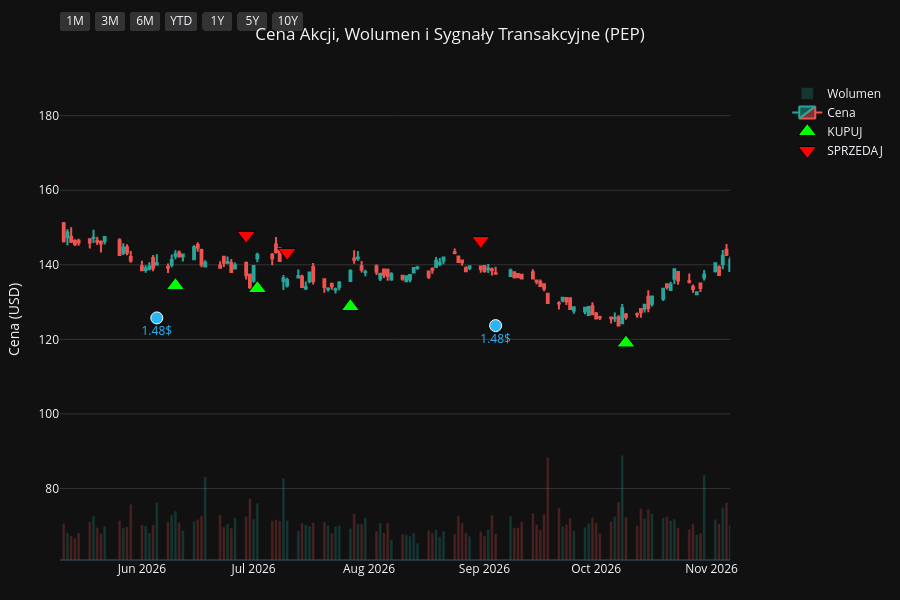
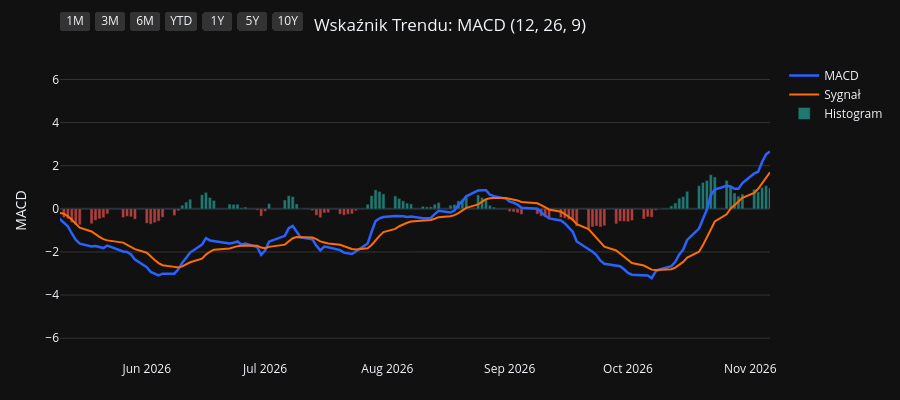
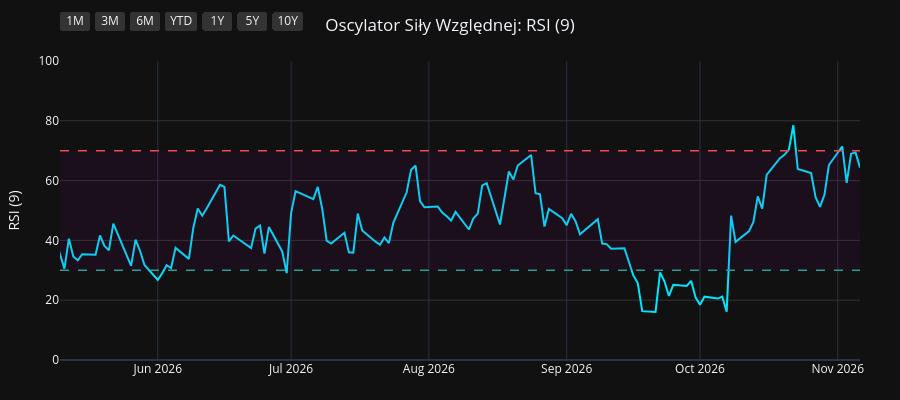
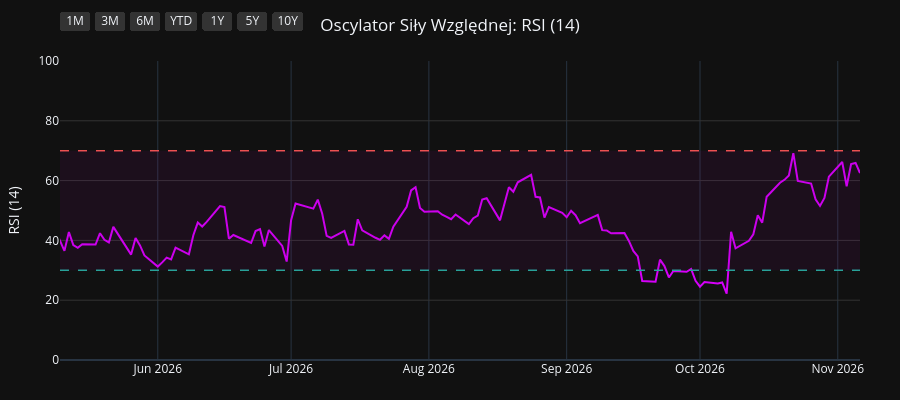

Here is the notebook cell these charts were saved with, in order:
### Code cell
import os
import yfinance as yf
import pandas as pd
import pandas_ta as ta
import plotly.graph_objects as go
from plotly.subplots import make_subplots

# 1. Pobranie i przygotowanie danych
symbol = os.environ.get("STOCK_TICKER", "").strip().upper()
if not symbol:
    raise RuntimeError("Set STOCK_TICKER before running price_extractor.ipynb")
df = yf.Ticker(symbol).history(period="10y")
df.index = df.index.tz_localize(None)

# Wskaźniki i sygnały
df.ta.macd(fast=12, slow=26, signal=9, append=True)
df.ta.rsi(length=9, append=True)
df.ta.rsi(length=14, append=True)
df.ta.rsi(length=21, append=True)
df.dropna(inplace=True)

macd = df['MACD_12_26_9']
signal = df['MACDs_12_26_9']
wczorajszy_macd = macd.shift(1)
wczorajszy_signal = signal.shift(1)

df['Decyzja'] = 'BRAK'
df.loc[(macd > signal) & (wczorajszy_macd <= wczorajszy_signal), 'Decyzja'] = 'KUPUJ'
df.loc[(macd < signal) & (wczorajszy_macd >= wczorajszy_signal), 'Decyzja'] = 'SPRZEDAJ'

df_kupuj = df[df['Decyzja'] == 'KUPUJ']
df_sprzedaj = df[df['Decyzja'] == 'SPRZEDAJ']
df_dywidendy = df[df['Dividends'] > 0]
df_splity = df[df['Stock Splits'] > 0]

# Wspólna konfiguracja osi X
konfiguracja_osi_x = dict(
    type="date",
    showspikes=True, spikemode="across", spikesnap="cursor", spikedash="dot", spikecolor="#ffffff", spikethickness=1, hoverformat="%Y-%m-%d",
    rangeselector=dict(
        buttons=list([
            dict(count=1, label="1M", step="month", stepmode="backward"),
            dict(count=3, label="3M", step="month", stepmode="backward"),
            dict(count=6, label="6M", step="month", stepmode="backward"),
            dict(count=1, label="YTD", step="year", stepmode="todate"),
            dict(count=1, label="1Y", step="year", stepmode="backward"),
            dict(count=5, label="5Y", step="year", stepmode="backward"),
            dict(step="all", label="10Y")
        ]),
        bgcolor="#333333", activecolor="#2962ff", x=0, y=1.1
    )
)

# ==========================================
# WYKRES 1: CENA + WOLUMEN + SYGNAŁY
# ==========================================
fig1 = make_subplots(specs=[[{"secondary_y": True}]])

kolory_wolumenu = ['#26a69a' if row['Close'] >= row['Open'] else '#ef5350' for index, row in df.iterrows()]
fig1.add_trace(go.Bar(x=df.index, y=df['Volume'], marker_color=kolory_wolumenu, opacity=0.25, name='Wolumen'), secondary_y=True)
fig1.add_trace(go.Candlestick(x=df.index, open=df['Open'], high=df['High'], low=df['Low'], close=df['Close'], name='Cena', increasing_line_color='#26a69a', decreasing_line_color='#ef5350'), secondary_y=False)
fig1.add_trace(go.Scatter(x=df_kupuj.index, y=df_kupuj['Low'] * 0.95, customdata=df_kupuj[['Low', 'High']], mode='markers', marker=dict(symbol='triangle-up', size=16, color='#00ff00', line=dict(width=1, color='black')), name='KUPUJ', hovertemplate='KUPUJ<br>Najniższa: %{customdata[0]:.2f}<br>Najwyższa: %{customdata[1]:.2f}<extra></extra>'), secondary_y=False)
fig1.add_trace(go.Scatter(x=df_sprzedaj.index, y=df_sprzedaj['High'] * 1.05, customdata=df_sprzedaj[['Low', 'High']], mode='markers', marker=dict(symbol='triangle-down', size=16, color='#ff0000', line=dict(width=1, color='black')), name='SPRZEDAJ', hovertemplate='SPRZEDAJ<br>Najniższa: %{customdata[0]:.2f}<br>Najwyższa: %{customdata[1]:.2f}<extra></extra>'), secondary_y=False)

if not df_dywidendy.empty:
    fig1.add_trace(go.Scatter(x=df_dywidendy.index, y=df_dywidendy['Low'] * 0.90, mode='markers+text', marker=dict(symbol='circle', size=12, color='#29b6f6', line=dict(width=1, color='white')), text=df_dywidendy['Dividends'].apply(lambda x: f"{x}$"), textposition="bottom center", name='Dywidenda', showlegend=False, hovertemplate='Dywidenda: %{text}<extra></extra>', textfont=dict(color="#29b6f6")), secondary_y=False)
if not df_splity.empty:
                    fig1.add_trace(go.Scatter(x=df_splity.index, y=df_splity['High'], mode='markers+text', marker=dict(symbol='star', size=16, color='#ffee58', line=dict(width=1, color='black')), text=df_splity['Stock Splits'].apply(lambda x: f"{x:g}:1" if x >= 1 else f"1:{1 / x:g}"), textposition="top center", name='Split', hovertemplate='%{text}<extra></extra>', textfont=dict(color="#ffee58")), secondary_y=False)

fig1.update_layout(title=dict(text=f"Cena Akcji, Wolumen i Sygnały Transakcyjne ({symbol})", x=0.5, xanchor='center'), dragmode='pan', xaxis_rangeslider_visible=False, template='plotly_dark', height=600, hovermode='x unified', margin=dict(l=60, r=40, t=60, b=40))
fig1.update_xaxes(**konfiguracja_osi_x)
fig1.update_xaxes(range=[df.index.max() - pd.Timedelta(days=180), df.index.max()])
fig1.update_yaxes(title_text="Cena (USD)", secondary_y=False, gridcolor='#333333')
fig1.update_yaxes(range=[0, df['Volume'].max() * 4], showgrid=False, showticklabels=False, secondary_y=True)
fig1.show(config={'scrollZoom': True})

# ==========================================
# WYKRES 2: WSKAŹNIK MACD
# ==========================================
fig2 = go.Figure()
fig2.add_trace(go.Scatter(x=df.index, y=df['MACD_12_26_9'], line=dict(color='#2962ff', width=2.5), name='MACD'))
fig2.add_trace(go.Scatter(x=df.index, y=df['MACDs_12_26_9'], line=dict(color='#ff6d00', width=2), name='Sygnał'))
kolory_macd = ['#26a69a' if val >= 0 else '#ef5350' for val in df['MACDh_12_26_9']]
fig2.add_trace(go.Bar(x=df.index, y=df['MACDh_12_26_9'], marker_color=kolory_macd, name='Histogram', opacity=0.7))
fig2.update_layout(title=dict(text="Wskaźnik Trendu: MACD (12, 26, 9)", x=0.5, xanchor='center'), dragmode='pan', xaxis_rangeslider_visible=False, template='plotly_dark', height=400, hovermode='x unified', margin=dict(l=60, r=40, t=60, b=40))
fig2.update_xaxes(**konfiguracja_osi_x)
fig2.update_xaxes(range=[df.index.max() - pd.Timedelta(days=180), df.index.max()])
fig2.update_yaxes(title_text="MACD", gridcolor='#333333')
fig2.show(config={'scrollZoom': True})

# ==========================================
# WYKRES 3: OSCYLATOR RSI (9)
# ==========================================
fig3 = go.Figure()
fig3.add_trace(go.Scatter(x=df.index, y=df['RSI_9'], line=dict(color='#00e5ff', width=2), name='RSI (9)'))
fig3.add_hline(y=70, line_dash="dash", line_color="#ef5350", line_width=1.5)
fig3.add_hline(y=30, line_dash="dash", line_color="#26a69a", line_width=1.5)
fig3.add_hrect(y0=30, y1=70, line_width=0, fillcolor="purple", opacity=0.1)
fig3.update_layout(title=dict(text="Oscylator Siły Względnej: RSI (9)", x=0.5, xanchor='center'), dragmode='pan', xaxis_rangeslider_visible=False, template='plotly_dark', height=400, hovermode='x unified', margin=dict(l=60, r=40, t=60, b=40))
fig3.update_xaxes(**konfiguracja_osi_x)
fig3.update_xaxes(range=[df.index.max() - pd.Timedelta(days=180), df.index.max()])
fig3.update_yaxes(title_text="RSI (9)", range=[0, 100], gridcolor='#333333')
fig3.show(config={'scrollZoom': True})

# ==========================================
# WYKRES 4: OSCYLATOR RSI (14)
# ==========================================
fig4 = go.Figure()
fig4.add_trace(go.Scatter(x=df.index, y=df['RSI_14'], line=dict(color='#d500f9', width=2), name='RSI (14)'))
fig4.add_hline(y=70, line_dash="dash", line_color="#ef5350", line_width=1.5)
fig4.add_hline(y=30, line_dash="dash", line_color="#26a69a", line_width=1.5)
fig4.add_hrect(y0=30, y1=70, line_width=0, fillcolor="purple", opacity=0.1)
fig4.update_layout(title=dict(text="Oscylator Siły Względnej: RSI (14)", x=0.5, xanchor='center'), dragmode='pan', xaxis_rangeslider_visible=False, template='plotly_dark', height=400, hovermode='x unified', margin=dict(l=60, r=40, t=60, b=40))
fig4.update_xaxes(**konfiguracja_osi_x)
fig4.update_xaxes(range=[df.index.max() - pd.Timedelta(days=180), df.index.max()])
fig4.update_yaxes(title_text="RSI (14)", range=[0, 100], gridcolor='#333333')
fig4.show(config={'scrollZoom': True})

# ==========================================
# WYKRES 5: OSCYLATOR RSI (21)
# ==========================================
fig5 = go.Figure()
fig5.add_trace(go.Scatter(x=df.index, y=df['RSI_21'], line=dict(color='#64dd17', width=2), name='RSI (21)'))
fig5.add_hline(y=70, line_dash="dash", line_color="#ef5350", line_width=1.5)
fig5.add_hline(y=30, line_dash="dash", line_color="#26a69a", line_width=1.5)
fig5.add_hrect(y0=30, y1=70, line_width=0, fillcolor="purple", opacity=0.1)
fig5.update_layout(title=dict(text="Oscylator Siły Względnej: RSI (21)", x=0.5, xanchor='center'), dragmode='pan', xaxis_rangeslider_visible=False, template='plotly_dark', height=400, hovermode='x unified', margin=dict(l=60, r=40, t=60, b=40))
fig5.update_xaxes(**konfiguracja_osi_x)
fig5.update_xaxes(range=[df.index.max() - pd.Timedelta(days=180), df.index.max()])
fig5.update_yaxes(title_text="RSI (21)", range=[0, 100], gridcolor='#333333')
fig5.show(config={'scrollZoom': True})

### Figure 1 — Plotly figure (JSON) as saved in the notebook; plotly's stock layout.template omitted (floating-point values rounded to 4 significant figures; data arrays with more than 128 entries replaced by an {"elided": "..."} marker saying what was removed)
{"data": [{"marker": {"color": {"elided": "2481 str values"}}, "name": "Wolumen", "opacity": 0.25, "type": "bar", "x": {"elided": "2481 str values"}, "xaxis": "x", "y": {"elided": "2481 int values"}, "yaxis": "y2"}, {"close": {"elided": "2481 float values"}, "decreasing": {"line": {"color": "#ef5350"}}, "high": {"elided": "2481 float values"}, "increasing": {"line": {"color": "#26a69a"}}, "low": {"elided": "2481 float values"}, "name": "Cena", "open": {"elided": "2481 float values"}, "type": "candlestick", "x": {"elided": "2481 str values"}, "xaxis": "x", "yaxis": "y"}, {"customdata": {"elided": "95x2 float values"}, "hovertemplate": "KUPUJ<br>Najniższa: %{customdata[0]:.2f}<br>Najwyższa: %{customdata[1]:.2f}<extra></extra>", "marker": {"color": "#00ff00", "line": {"color": "black", "width": 1}, "size": 16, "symbol": "triangle-up"}, "mode": "markers", "name": "KUPUJ", "type": "scatter", "x": ["2017-01-24T00:00:00", "2017-03-21T00:00:00", "2017-04-18T00:00:00", "2017-04-24T00:00:00", "2017-05-17T00:00:00", "2017-07-20T00:00:00", "2017-09-07T00:00:00", "2017-10-11T00:00:00", "2017-11-08T00:00:00", "2017-12-15T00:00:00", "2018-01-19T00:00:00", "2018-02-28T00:00:00", "2018-04-04T00:00:00", "2018-05-16T00:00:00", "2018-07-10T00:00:00", "2018-09-07T00:00:00", "2018-10-18T00:00:00", "2018-11-30T00:00:00", "2019-01-08T00:00:00", "2019-01-15T00:00:00", "2019-03-20T00:00:00", "2019-04-17T00:00:00", "2019-05-16T00:00:00", "2019-06-06T00:00:00", "2019-06-20T00:00:00", "2019-08-13T00:00:00", "2019-10-04T00:00:00", "2019-11-20T00:00:00", "2020-01-15T00:00:00", "2020-03-27T00:00:00", "2020-05-15T00:00:00", "2020-06-05T00:00:00", "2020-06-18T00:00:00", "2020-07-01T00:00:00", "2020-08-28T00:00:00", "2020-09-29T00:00:00", "2020-11-10T00:00:00", "2020-12-30T00:00:00", "2021-02-05T00:00:00", "2021-03-05T00:00:00", "2021-04-20T00:00:00", "2021-05-24T00:00:00", "2021-06-03T00:00:00", "2021-06-15T00:00:00", "2021-07-01T00:00:00", "2021-08-19T00:00:00", "2021-09-03T00:00:00", "2021-10-07T00:00:00", "2021-12-06T00:00:00", "2022-03-17T00:00:00", "2022-04-28T00:00:00", "2022-05-17T00:00:00", "2022-05-27T00:00:00", "2022-06-23T00:00:00", "2022-07-27T00:00:00", "2022-08-12T00:00:00", "2022-10-12T00:00:00", "2022-11-10T00:00:00", "2022-11-21T00:00:00", "2023-02-02T00:00:00", "2023-03-15T00:00:00", "2023-04-25T00:00:00", "2023-06-15T00:00:00", "2023-07-13T00:00:00", "2023-08-29T00:00:00", "2023-09-08T00:00:00", "2023-10-19T00:00:00", "2023-12-13T00:00:00", "2023-12-28T00:00:00", "2024-01-29T00:00:00", "2024-03-14T00:00:00", "2024-04-19T00:00:00", "2024-06-24T00:00:00", "2024-07-11T00:00:00", "2024-08-20T00:00:00", "2024-09-04T00:00:00", "2024-10-10T00:00:00", "2024-11-25T00:00:00", "2025-01-17T00:00:00", "2025-02-20T00:00:00", "2025-04-01T00:00:00", "2025-05-15T00:00:00", "2025-06-27T00:00:00", "2025-08-12T00:00:00", "2025-10-02T00:00:00", "2025-10-09T00:00:00", "2025-11-17T00:00:00", "2025-12-10T00:00:00", "2026-01-14T00:00:00", "2026-04-01T00:00:00", "2026-04-28T00:00:00", "2026-06-10T00:00:00", "2026-07-02T00:00:00", "2026-07-27T00:00:00", "2026-10-09T00:00:00"], "xaxis": "x", "y": [72.86, 78.8, 80.16, 80.52, 80.11, 81.93, 83.42, 79.39, 79.2, 85.49, 85.62, 79.16, 77.97, 70.2, 80.48, 82.5, 79.57, 87.39, 81.59, 79.59, 88.22, 93.09, 96.79, 98.86, 101.0, 96.88, 104.9, 101.7, 105.0, 91.21, 102.6, 101.9, 101.8, 102.8, 106.9, 107.6, 106.9, 116.2, 110.4, 102.9, 114.6, 117.1, 117.3, 118.8, 118.7, 125.0, 125.9, 125.6, 134.8, 130.4, 142.3, 141.3, 139.3, 134.5, 139.4, 144.6, 138.3, 148.2, 151.1, 140.7, 145.6, 156.6, 155.4, 155.1, 151.5, 149.7, 136.7, 144.4, 144.9, 143.8, 142.1, 148.7, 145.8, 137.9, 150.5, 153.8, 150.5, 142.4, 130.5, 128.5, 133.0, 115.2, 115.8, 130.9, 129.1, 126.5, 132.6, 135.5, 132.0, 142.6, 144.5, 134.4, 133.6, 128.8, 119.0], "yaxis": "y"}, {"customdata": {"elided": "95x2 float values"}, "hovertemplate": "SPRZEDAJ<br>Najniższa: %{customdata[0]:.2f}<br>Najwyższa: %{customdata[1]:.2f}<extra></extra>", "marker": {"color": "#ff0000", "line": {"color": "black", "width": 1}, "size": 16, "symbol": "triangle-down"}, "mode": "markers", "name": "SPRZEDAJ", "type": "scatter", "x": ["2016-12-28T00:00:00", "2017-03-08T00:00:00", "2017-03-27T00:00:00", "2017-04-21T00:00:00", "2017-04-26T00:00:00", "2017-06-09T00:00:00", "2017-08-24T00:00:00", "2017-09-08T00:00:00", "2017-10-27T00:00:00", "2017-12-13T00:00:00", "2017-12-18T00:00:00", "2018-01-31T00:00:00", "2018-03-22T00:00:00", "2018-04-19T00:00:00", "2018-07-09T00:00:00", "2018-07-26T00:00:00", "2018-09-25T00:00:00", "2018-11-21T00:00:00", "2018-12-06T00:00:00", "2019-01-09T00:00:00", "2019-03-08T00:00:00", "2019-04-05T00:00:00", "2019-05-02T00:00:00", "2019-05-23T00:00:00", "2019-06-19T00:00:00", "2019-06-25T00:00:00", "2019-09-16T00:00:00", "2019-10-11T00:00:00", "2019-12-26T00:00:00", "2020-02-19T00:00:00", "2020-04-30T00:00:00", "2020-05-19T00:00:00", "2020-06-11T00:00:00", "2020-06-22T00:00:00", "2020-08-05T00:00:00", "2020-09-08T00:00:00", "2020-10-22T00:00:00", "2020-12-10T00:00:00", "2021-01-04T00:00:00", "2021-02-11T00:00:00", "2021-04-14T00:00:00", "2021-04-26T00:00:00", "2021-05-27T00:00:00", "2021-06-08T00:00:00", "2021-06-16T00:00:00", "2021-08-02T00:00:00", "2021-08-24T00:00:00", "2021-09-07T00:00:00", "2021-11-11T00:00:00", "2022-01-07T00:00:00", "2022-04-26T00:00:00", "2022-04-29T00:00:00", "2022-05-18T00:00:00", "2022-06-01T00:00:00", "2022-07-20T00:00:00", "2022-08-09T00:00:00", "2022-08-23T00:00:00", "2022-11-09T00:00:00", "2022-11-11T00:00:00", "2022-12-06T00:00:00", "2023-03-01T00:00:00", "2023-04-21T00:00:00", "2023-05-16T00:00:00", "2023-07-11T00:00:00", "2023-08-01T00:00:00", "2023-09-05T00:00:00", "2023-09-25T00:00:00", "2023-12-08T00:00:00", "2023-12-15T00:00:00", "2024-01-09T00:00:00", "2024-02-14T00:00:00", "2024-04-04T00:00:00", "2024-05-23T00:00:00", "2024-07-01T00:00:00", "2024-08-12T00:00:00", "2024-08-28T00:00:00", "2024-09-17T00:00:00", "2024-10-25T00:00:00", "2024-12-16T00:00:00", "2025-02-06T00:00:00", "2025-03-12T00:00:00", "2025-04-04T00:00:00", "2025-06-26T00:00:00", "2025-07-31T00:00:00", "2025-08-25T00:00:00", "2025-10-06T00:00:00", "2025-10-29T00:00:00", "2025-12-09T00:00:00", "2025-12-22T00:00:00", "2026-02-19T00:00:00", "2026-04-27T00:00:00", "2026-05-08T00:00:00", "2026-06-29T00:00:00", "2026-07-10T00:00:00", "2026-08-31T00:00:00"], "xaxis": "x", "y": [81.56, 85.42, 87.73, 88.91, 88.88, 91.36, 92.28, 92.27, 87.81, 94.3, 95.52, 96.32, 88.13, 85.94, 88.64, 94.8, 92.19, 95.58, 96.74, 91.38, 96.6, 101.1, 106.0, 108.8, 111.6, 112.6, 115.0, 116.9, 116.6, 124.3, 113.8, 115.1, 116.4, 113.4, 118.9, 120.2, 121.6, 127.8, 129.1, 120.7, 125.6, 128.3, 131.0, 131.1, 132.4, 139.3, 139.9, 140.0, 146.4, 157.0, 158.7, 160.5, 157.3, 152.3, 155.4, 159.6, 163.0, 166.1, 166.6, 170.1, 159.2, 173.2, 180.7, 172.8, 176.5, 165.7, 165.3, 158.7, 160.0, 159.4, 160.1, 164.3, 174.0, 160.1, 166.7, 169.5, 173.0, 169.1, 155.6, 143.9, 147.8, 153.1, 129.1, 141.5, 148.7, 143.1, 150.0, 150.4, 151.8, 168.2, 161.0, 161.7, 147.9, 143.3, 146.5], "yaxis": "y"}, {"hovertemplate": "Dywidenda: %{text}<extra></extra>", "marker": {"color": "#29b6f6", "line": {"color": "white", "width": 1}, "size": 12, "symbol": "circle"}, "mode": "markers+text", "name": "Dywidenda", "showlegend": false, "text": ["0.753$", "0.805$", "0.805$", "0.805$", "0.805$", "0.928$", "0.928$", "0.928$", "0.928$", "0.955$", "0.955$", "0.955$", "0.955$", "1.023$", "1.023$", "1.023$", "1.023$", "1.075$", "1.075$", "1.075$", "1.075$", "1.15$", "1.15$", "1.15$", "1.15$", "1.265$", "1.265$", "1.265$", "1.265$", "1.355$", "1.355$", "1.355$", "1.355$", "1.423$", "1.423$", "1.423$", "1.423$", "1.48$", "1.48$"], "textfont": {"color": "#29b6f6"}, "textposition": "bottom center", "type": "scatter", "x": ["2017-03-01T00:00:00", "2017-05-31T00:00:00", "2017-08-30T00:00:00", "2017-11-30T00:00:00", "2018-03-01T00:00:00", "2018-05-31T00:00:00", "2018-09-06T00:00:00", "2018-12-06T00:00:00", "2019-02-28T00:00:00", "2019-06-06T00:00:00", "2019-09-05T00:00:00", "2019-12-05T00:00:00", "2020-03-05T00:00:00", "2020-06-04T00:00:00", "2020-09-03T00:00:00", "2020-12-03T00:00:00", "2021-03-04T00:00:00", "2021-06-03T00:00:00", "2021-09-02T00:00:00", "2021-12-02T00:00:00", "2022-03-03T00:00:00", "2022-06-02T00:00:00", "2022-09-01T00:00:00", "2022-12-01T00:00:00", "2023-03-02T00:00:00", "2023-06-01T00:00:00", "2023-08-31T00:00:00", "2023-11-30T00:00:00", "2024-02-29T00:00:00", "2024-06-07T00:00:00", "2024-09-06T00:00:00", "2024-12-06T00:00:00", "2025-03-07T00:00:00", "2025-06-06T00:00:00", "2025-09-05T00:00:00", "2025-12-05T00:00:00", "2026-03-06T00:00:00", "2026-06-05T00:00:00", "2026-09-04T00:00:00"], "xaxis": "x", "y": [73.11, 78.81, 78.03, 79.37, 73.87, 69.28, 78.11, 80.6, 81.34, 93.66, 97.91, 98.4, 100.1, 96.07, 102.7, 107.1, 96.83, 111.1, 119.3, 123.1, 126.3, 127.0, 133.8, 145.7, 135.2, 145.0, 143.6, 134.1, 135.2, 141.1, 147.4, 132.4, 129.4, 110.8, 125.7, 126.2, 137.5, 125.7, 123.7], "yaxis": "y"}], "layout": {"dragmode": "pan", "height": 600, "hovermode": "x unified", "margin": {"b": 40, "l": 60, "r": 40, "t": 60}, "title": {"text": "Cena Akcji, Wolumen i Sygnały Transakcyjne (PEP)", "x": 0.5, "xanchor": "center"}, "xaxis": {"anchor": "y", "domain": [0.0, 0.94], "hoverformat": "%Y-%m-%d", "range": ["2026-05-10T00:00:00", "2026-11-06T00:00:00"], "rangeselector": {"activecolor": "#2962ff", "bgcolor": "#333333", "buttons": [{"count": 1, "label": "1M", "step": "month", "stepmode": "backward"}, {"count": 3, "label": "3M", "step": "month", "stepmode": "backward"}, {"count": 6, "label": "6M", "step": "month", "stepmode": "backward"}, {"count": 1, "label": "YTD", "step": "year", "stepmode": "todate"}, {"count": 1, "label": "1Y", "step": "year", "stepmode": "backward"}, {"count": 5, "label": "5Y", "step": "year", "stepmode": "backward"}, {"label": "10Y", "step": "all"}], "x": 0, "y": 1.1}, "rangeslider": {"visible": false}, "showspikes": true, "spikecolor": "#ffffff", "spikedash": "dot", "spikemode": "across", "spikesnap": "cursor", "spikethickness": 1, "type": "date"}, "yaxis": {"anchor": "x", "domain": [0.0, 1.0], "gridcolor": "#333333", "title": {"text": "Cena (USD)"}}, "yaxis2": {"anchor": "x", "overlaying": "y", "range": [0, 110238800], "showgrid": false, "showticklabels": false, "side": "right"}}}

### Figure 2 — Plotly figure (JSON) as saved in the notebook; plotly's stock layout.template omitted (floating-point values rounded to 4 significant figures; data arrays with more than 128 entries replaced by an {"elided": "..."} marker saying what was removed)
{"data": [{"line": {"color": "#2962ff", "width": 2.5}, "name": "MACD", "type": "scatter", "x": {"elided": "2481 str values"}, "y": {"elided": "2481 float values"}}, {"line": {"color": "#ff6d00", "width": 2}, "name": "Sygnał", "type": "scatter", "x": {"elided": "2481 str values"}, "y": {"elided": "2481 float values"}}, {"marker": {"color": {"elided": "2481 str values"}}, "name": "Histogram", "opacity": 0.7, "type": "bar", "x": {"elided": "2481 str values"}, "y": {"elided": "2481 float values"}}], "layout": {"dragmode": "pan", "height": 400, "hovermode": "x unified", "margin": {"b": 40, "l": 60, "r": 40, "t": 60}, "title": {"text": "Wskaźnik Trendu: MACD (12, 26, 9)", "x": 0.5, "xanchor": "center"}, "xaxis": {"hoverformat": "%Y-%m-%d", "range": ["2026-05-10T00:00:00", "2026-11-06T00:00:00"], "rangeselector": {"activecolor": "#2962ff", "bgcolor": "#333333", "buttons": [{"count": 1, "label": "1M", "step": "month", "stepmode": "backward"}, {"count": 3, "label": "3M", "step": "month", "stepmode": "backward"}, {"count": 6, "label": "6M", "step": "month", "stepmode": "backward"}, {"count": 1, "label": "YTD", "step": "year", "stepmode": "todate"}, {"count": 1, "label": "1Y", "step": "year", "stepmode": "backward"}, {"count": 5, "label": "5Y", "step": "year", "stepmode": "backward"}, {"label": "10Y", "step": "all"}], "x": 0, "y": 1.1}, "rangeslider": {"visible": false}, "showspikes": true, "spikecolor": "#ffffff", "spikedash": "dot", "spikemode": "across", "spikesnap": "cursor", "spikethickness": 1, "type": "date"}, "yaxis": {"gridcolor": "#333333", "title": {"text": "MACD"}}}}

### Figure 3 — Plotly figure (JSON) as saved in the notebook; plotly's stock layout.template omitted (floating-point values rounded to 4 significant figures; data arrays with more than 128 entries replaced by an {"elided": "..."} marker saying what was removed)
{"data": [{"line": {"color": "#00e5ff", "width": 2}, "name": "RSI (9)", "type": "scatter", "x": {"elided": "2481 str values"}, "y": {"elided": "2481 float values"}}], "layout": {"dragmode": "pan", "height": 400, "hovermode": "x unified", "margin": {"b": 40, "l": 60, "r": 40, "t": 60}, "shapes": [{"line": {"color": "#ef5350", "dash": "dash", "width": 1.5}, "type": "line", "x0": 0, "x1": 1, "xref": "x domain", "y0": 70, "y1": 70, "yref": "y"}, {"line": {"color": "#26a69a", "dash": "dash", "width": 1.5}, "type": "line", "x0": 0, "x1": 1, "xref": "x domain", "y0": 30, "y1": 30, "yref": "y"}, {"fillcolor": "purple", "line": {"width": 0}, "opacity": 0.1, "type": "rect", "x0": 0, "x1": 1, "xref": "x domain", "y0": 30, "y1": 70, "yref": "y"}], "title": {"text": "Oscylator Siły Względnej: RSI (9)", "x": 0.5, "xanchor": "center"}, "xaxis": {"hoverformat": "%Y-%m-%d", "range": ["2026-05-10T00:00:00", "2026-11-06T00:00:00"], "rangeselector": {"activecolor": "#2962ff", "bgcolor": "#333333", "buttons": [{"count": 1, "label": "1M", "step": "month", "stepmode": "backward"}, {"count": 3, "label": "3M", "step": "month", "stepmode": "backward"}, {"count": 6, "label": "6M", "step": "month", "stepmode": "backward"}, {"count": 1, "label": "YTD", "step": "year", "stepmode": "todate"}, {"count": 1, "label": "1Y", "step": "year", "stepmode": "backward"}, {"count": 5, "label": "5Y", "step": "year", "stepmode": "backward"}, {"label": "10Y", "step": "all"}], "x": 0, "y": 1.1}, "rangeslider": {"visible": false}, "showspikes": true, "spikecolor": "#ffffff", "spikedash": "dot", "spikemode": "across", "spikesnap": "cursor", "spikethickness": 1, "type": "date"}, "yaxis": {"gridcolor": "#333333", "range": [0, 100], "title": {"text": "RSI (9)"}}}}

### Figure 4 — Plotly figure (JSON) as saved in the notebook; plotly's stock layout.template omitted (floating-point values rounded to 4 significant figures; data arrays with more than 128 entries replaced by an {"elided": "..."} marker saying what was removed)
{"data": [{"line": {"color": "#d500f9", "width": 2}, "name": "RSI (14)", "type": "scatter", "x": {"elided": "2481 str values"}, "y": {"elided": "2481 float values"}}], "layout": {"dragmode": "pan", "height": 400, "hovermode": "x unified", "margin": {"b": 40, "l": 60, "r": 40, "t": 60}, "shapes": [{"line": {"color": "#ef5350", "dash": "dash", "width": 1.5}, "type": "line", "x0": 0, "x1": 1, "xref": "x domain", "y0": 70, "y1": 70, "yref": "y"}, {"line": {"color": "#26a69a", "dash": "dash", "width": 1.5}, "type": "line", "x0": 0, "x1": 1, "xref": "x domain", "y0": 30, "y1": 30, "yref": "y"}, {"fillcolor": "purple", "line": {"width": 0}, "opacity": 0.1, "type": "rect", "x0": 0, "x1": 1, "xref": "x domain", "y0": 30, "y1": 70, "yref": "y"}], "title": {"text": "Oscylator Siły Względnej: RSI (14)", "x": 0.5, "xanchor": "center"}, "xaxis": {"hoverformat": "%Y-%m-%d", "range": ["2026-05-10T00:00:00", "2026-11-06T00:00:00"], "rangeselector": {"activecolor": "#2962ff", "bgcolor": "#333333", "buttons": [{"count": 1, "label": "1M", "step": "month", "stepmode": "backward"}, {"count": 3, "label": "3M", "step": "month", "stepmode": "backward"}, {"count": 6, "label": "6M", "step": "month", "stepmode": "backward"}, {"count": 1, "label": "YTD", "step": "year", "stepmode": "todate"}, {"count": 1, "label": "1Y", "step": "year", "stepmode": "backward"}, {"count": 5, "label": "5Y", "step": "year", "stepmode": "backward"}, {"label": "10Y", "step": "all"}], "x": 0, "y": 1.1}, "rangeslider": {"visible": false}, "showspikes": true, "spikecolor": "#ffffff", "spikedash": "dot", "spikemode": "across", "spikesnap": "cursor", "spikethickness": 1, "type": "date"}, "yaxis": {"gridcolor": "#333333", "range": [0, 100], "title": {"text": "RSI (14)"}}}}
